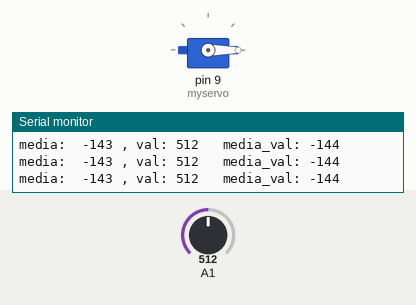
Simulated run of this sketch. Board: Arduino Uno, built with avr-gcc and run on an emulated ATmega328P. Parts: servo, the last lines printed to the serial monitor. The inputs (shaded band) are chosen by the test bench; at power-on: A1 = 512.

Above: at 1.3 s.
1.4 s: A1 set to 547
At 2.5 s:
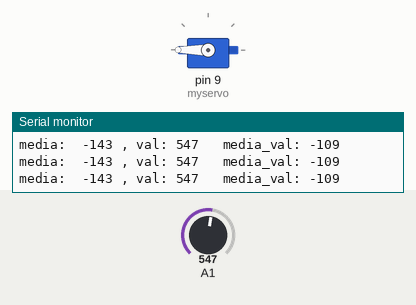
2.9 s: A1 set to 511
At 4.1 s:
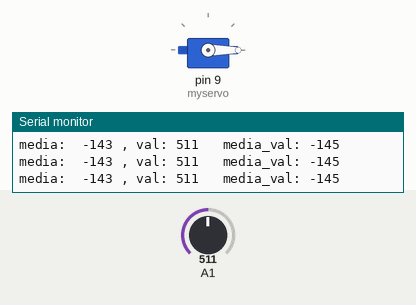
4.4 s: A1 set to 348
5.9 s: A1 set to 330
At 6.26 s:
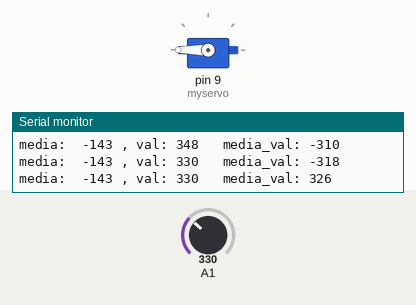
Timing chart, 0 to 9.9 s (numbered marks = the images above; inputs shaded):
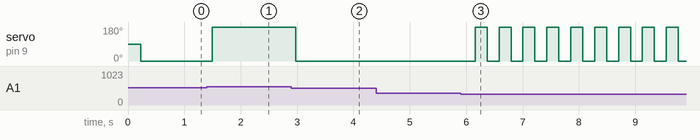

Measured:
- the behaviour switches between 533 and 534 on A1 (found by bisection; images 0 and 1)
- the behaviour switches between 331 and 330 on A1 (found by bisection; images 2 and 3)
- after the input at 1.4 s, servo on pin 9 (myservo): 0° → 180° after 0.09 s
- after the input at 2.9 s, servo on pin 9 (myservo): 180° → 0° after 0.08 s
- after the input at 5.9 s, servo on pin 9 (myservo): alternates 180° for 0.21 s and 0° for 0.21 s, starting after 0.26 s

The sketch:

emg_mean.ino
```cpp
#include <Servo.h>

Servo myservo;
int media = 0;
int media_ult_100;
void setup() {
  Serial.begin(9600);
  myservo.attach(9);
pinMode(1, OUTPUT);
digitalWrite(1, LOW);
  // Inizializza la media a 0


  // Legge i primi 100 valori
  for (int i = 0; i < 100; i++) {
    media += analogRead(A1);
    delay(1);
  }

  // Divide la somma per il numero di valori letti
  media /= 100;
}

void loop() {

  for (int i = 0; i < 100; i++) {
    media_ult_100 += analogRead(A1);
    delay(1);
  }
  media_ult_100 /= 100;
  // Se il valore è maggiore della media, ruota il servo a 180 gradi
  if (media_ult_100 > media+ 20) {
    digitalWrite(13, HIGH);
    myservo.write(180);
  } else {
    // Altrimenti, ruota il servo a 0 gradi
    digitalWrite(13, LOW);
    myservo.write(0);
  }

  // Stampa il valore letto
  Serial.println("media:  " +String(media) + " , val: " +String(analogRead(A1)) + "   media_val: " +String(media_ult_100) );
  delay(100);
}
```
